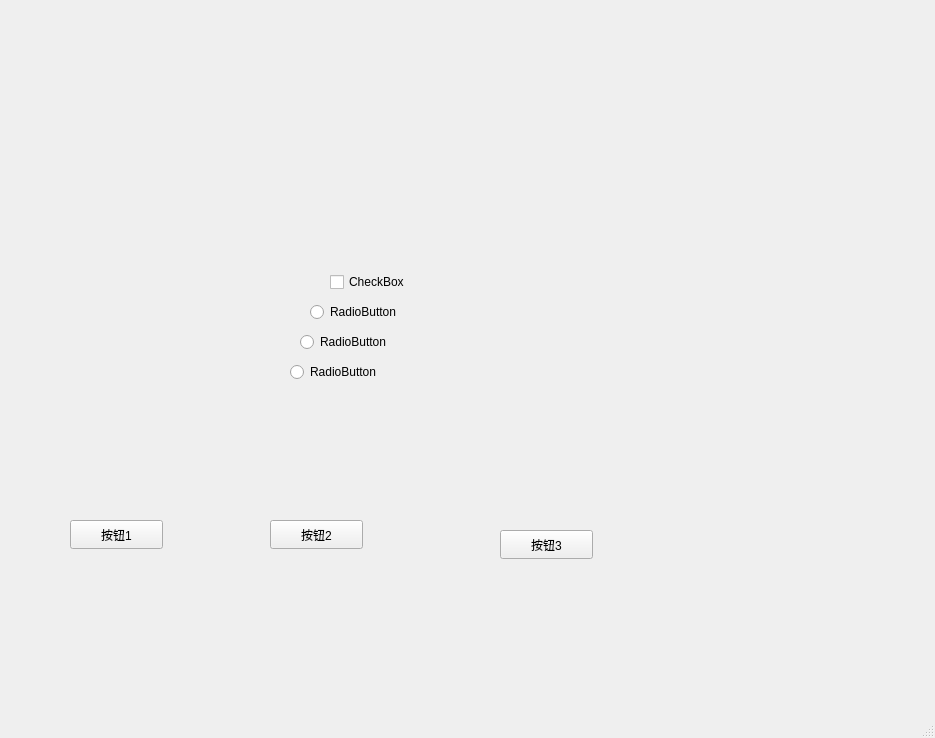
<?xml version="1.0" encoding="UTF-8"?>
<ui version="4.0">
 <class>MainWindow</class>
 <widget class="QMainWindow" name="MainWindow">
  <property name="geometry">
   <rect>
    <x>0</x>
    <y>0</y>
    <width>935</width>
    <height>738</height>
   </rect>
  </property>
  <property name="windowTitle">
   <string>MainWindow</string>
  </property>
  <widget class="QWidget" name="centralwidget">
   <widget class="QStackedWidget" name="stackedWidget">
    <property name="geometry">
     <rect>
      <x>160</x>
      <y>150</y>
      <width>491</width>
      <height>341</height>
     </rect>
    </property>
    <property name="currentIndex">
     <number>2</number>
    </property>
    <widget class="QWidget" name="page">
     <widget class="QPushButton" name="pushButton">
      <property name="geometry">
       <rect>
        <x>30</x>
        <y>220</y>
        <width>93</width>
        <height>29</height>
       </rect>
      </property>
      <property name="text">
       <string/>
      </property>
     </widget>
     <widget class="QPushButton" name="pushButton_2">
      <property name="geometry">
       <rect>
        <x>300</x>
        <y>220</y>
        <width>93</width>
        <height>29</height>
       </rect>
      </property>
      <property name="text">
       <string>PushButton</string>
      </property>
     </widget>
    </widget>
    <widget class="QWidget" name="page_2">
     <widget class="QListView" name="listView">
      <property name="geometry">
       <rect>
        <x>90</x>
        <y>60</y>
        <width>256</width>
        <height>192</height>
       </rect>
      </property>
     </widget>
    </widget>
    <widget class="QWidget" name="page_3">
     <widget class="QCheckBox" name="checkBox">
      <property name="geometry">
       <rect>
        <x>170</x>
        <y>120</y>
        <width>98</width>
        <height>24</height>
       </rect>
      </property>
      <property name="text">
       <string>CheckBox</string>
      </property>
     </widget>
     <widget class="QRadioButton" name="radioButton">
      <property name="geometry">
       <rect>
        <x>130</x>
        <y>210</y>
        <width>118</width>
        <height>24</height>
       </rect>
      </property>
      <property name="text">
       <string>RadioButton</string>
      </property>
     </widget>
     <widget class="QRadioButton" name="radioButton_2">
      <property name="geometry">
       <rect>
        <x>150</x>
        <y>150</y>
        <width>118</width>
        <height>24</height>
       </rect>
      </property>
      <property name="text">
       <string>RadioButton</string>
      </property>
     </widget>
     <widget class="QRadioButton" name="radioButton_3">
      <property name="geometry">
       <rect>
        <x>140</x>
        <y>180</y>
        <width>118</width>
        <height>24</height>
       </rect>
      </property>
      <property name="text">
       <string>RadioButton</string>
      </property>
     </widget>
    </widget>
   </widget>
   <widget class="QPushButton" name="button_1">
    <property name="geometry">
     <rect>
      <x>70</x>
      <y>520</y>
      <width>93</width>
      <height>29</height>
     </rect>
    </property>
    <property name="text">
     <string>按钮1</string>
    </property>
   </widget>
   <widget class="QPushButton" name="button_2">
    <property name="geometry">
     <rect>
      <x>270</x>
      <y>520</y>
      <width>93</width>
      <height>29</height>
     </rect>
    </property>
    <property name="text">
     <string>按钮2</string>
    </property>
   </widget>
   <widget class="QPushButton" name="button_3">
    <property name="geometry">
     <rect>
      <x>500</x>
      <y>530</y>
      <width>93</width>
      <height>29</height>
     </rect>
    </property>
    <property name="text">
     <string>按钮3</string>
    </property>
   </widget>
  </widget>
  <widget class="QMenuBar" name="menubar">
   <property name="geometry">
    <rect>
     <x>0</x>
     <y>0</y>
     <width>935</width>
     <height>22</height>
    </rect>
   </property>
  </widget>
  <widget class="QStatusBar" name="statusbar"/>
 </widget>
 <resources/>
 <connections/>
</ui>
